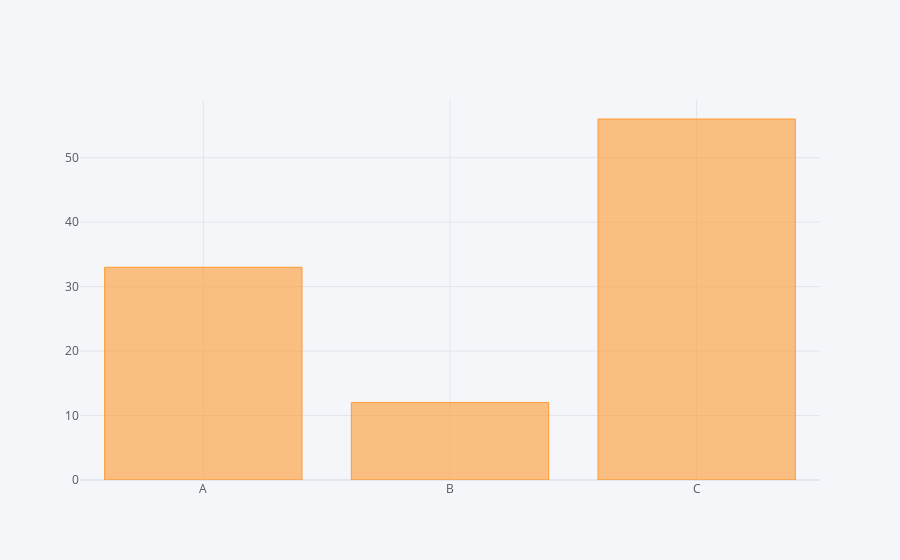

The code cell stored with this chart in its notebook:
### Code cell
df2.iplot(kind='bar',x='Category',y='Values')

### Figure 1 — Plotly figure (JSON) as saved in the notebook; plotly's stock layout.template omitted (floating-point values rounded to 4 significant figures)
{"data": [{"marker": {"color": "rgba(255, 153, 51, 0.6)", "line": {"color": "rgba(255, 153, 51, 1.0)", "width": 1}}, "name": "Values", "orientation": "v", "text": "", "type": "bar", "x": ["A", "B", "C"], "y": [33, 12, 56]}], "layout": {"legend": {"bgcolor": "#F5F6F9", "font": {"color": "#4D5663"}}, "paper_bgcolor": "#F5F6F9", "plot_bgcolor": "#F5F6F9", "title": {"font": {"color": "#4D5663"}}, "xaxis": {"gridcolor": "#E1E5ED", "showgrid": true, "tickfont": {"color": "#4D5663"}, "title": {"font": {"color": "#4D5663"}, "text": ""}, "zerolinecolor": "#E1E5ED"}, "yaxis": {"gridcolor": "#E1E5ED", "showgrid": true, "tickfont": {"color": "#4D5663"}, "title": {"font": {"color": "#4D5663"}, "text": ""}, "zerolinecolor": "#E1E5ED"}}}
